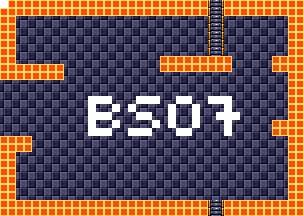

A level layout from a 2D game, rendered from its tile map. Below: a short description, then the map file with tile-grid data replaced by summaries:
An orthogonal 38x27 tile map with 8x8 px tiles, 4 tile layers (background, foreground, room numbers, Objects), 15 tilesets.

<map version="1.5" tiledversion="1.7.1" orientation="orthogonal" renderorder="right-down" width="38" height="27" tilewidth="8" tileheight="8" infinite="0" nextlayerid="11" nextobjectid="1">
 <tileset firstgid="1" source="tilesheets/tsKarniMata.tsx" />
 <tileset firstgid="1025" source="tilesheets/tsVoodooWasp.tsx" />
 <tileset firstgid="2049" source="tilesheets/tsBurial.tsx" />
 <tileset firstgid="3073" source="tilesheets/tsBlueTemple.tsx" />
 <tileset firstgid="4097" source="tilesheets/tsGoddess.tsx" />
 <tileset firstgid="5121" source="tilesheets/tsKonark.tsx" />
 <tileset firstgid="6145" name="sEnemies" tilewidth="8" tileheight="8" tilecount="1024" columns="32">
  <image source="../grapx/tilesheets/sObjects.bmp" trans="ff94ff" width="256" height="256" />
 </tileset>
 <tileset firstgid="7169" source="tilesheets/tsIceTemple.tsx" />
 <tileset firstgid="8193" source="tilesheets/tsLavaArea.tsx" />
 <tileset firstgid="9217" source="tilesheets/tsBossArea.tsx" />
 <tileset firstgid="10241" source="tilesheets/tsPegu.tsx" />
 <tileset firstgid="11265" source="tilesheets/sTiwanakuTemple.tsx" />
 <tileset firstgid="12289" source="tilesheets/sIndraTemple.tsx" />
 <tileset firstgid="13313" source="tilesheets/sTeleport.tsx" />
 <tileset firstgid="14337" source="tilesheets/sObjects.tsx" />
 <layer id="2" name="background" width="38" height="27">
  <data>[1026 cells, 1026 non-empty, 2 distinct tile ids]</data>
 </layer>
 <layer id="1" name="foreground" width="38" height="27">
  <data>[1026 cells, 282 non-empty, 3 distinct tile ids]</data>
 </layer>
 <layer id="7" name="room numbers" width="38" height="27">
  <data>[1026 cells, 43 non-empty, 1 distinct tile ids]</data>
 </layer>
 <layer id="10" name="Objects" width="38" height="27">
  <data>[1026 cells, 0 non-empty, 0 distinct tile ids]</data>
 </layer>
</map>
